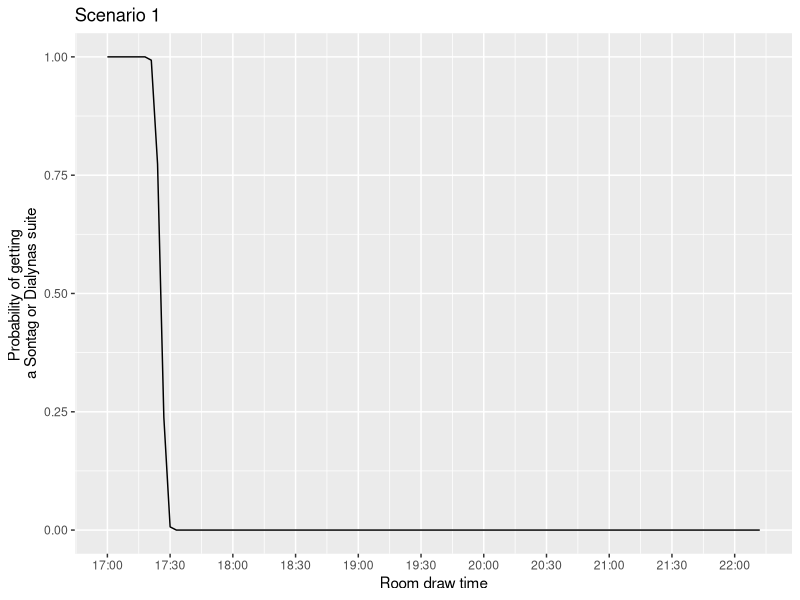
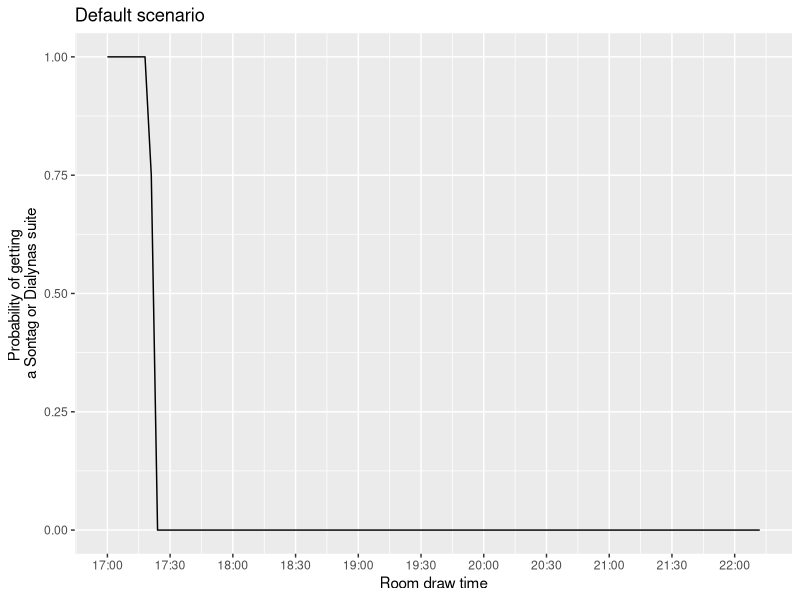

Write the R code that produced these figures, in order.
## ---- chunk 1
#| echo: true
#| code-fold: true
#| code-summary: "Code"
library(tidyverse)
library(hms)
library(scales)

# Create times every 3 minutes, accounting for the 15-minute administrative breaks every hour. 

hour1 <- as_hms(as_hms("17:00:00") + hms(minutes = 3 * (0:19)))
hour2 <- as_hms(as_hms("18:15:00") + hms(minutes = 3 * (0:19)))
hour3 <- as_hms(as_hms("19:30:00") + hms(minutes = 3 * (0:19)))
hour4 <- as_hms(as_hms("20:45:00") + hms(minutes = 3 * (0:19)))
hour5 <- as_hms(as_hms("22:00:00") + hms(minutes = 3 * (0:4)))

# Aggregate all the times into a single column
times <- c(hour1, hour2, hour3, hour4, hour5)

# Account for the 4 students assigned to each individual time
all_times <- c(rep.int(times, 4))

# Assign an order to the times
time_numbers <- data.frame(time = c(sort(all_times)), number = c(1:340))

# Create a function for a single draw
single_draw <- function() {
    decline = sample(0:5, 1)
    pull_up = sample(0:5, 1)
    
    time_numbers |>
    mutate(sontag = ifelse(number <= 31 + decline + pull_up, TRUE, FALSE)) |>
    group_by(time) |>
    summarize(prob = mean(sontag))
}

# Map the function. This runs our single_draw function 1,000 times and randomly selects a number of students who decline and a number of students who were pulled up each time. The final dataframe will provide the probabilities of being able to select a Sontag or Dialynas suite for each room draw time. 
simulation <- map(1:1000, \(x) single_draw()) |>
    list_rbind () |>
    group_by(time) |>
    summarize(prob = mean(prob)) 

## ---- chunk 2
# Visualize probabilities
ggplot(data = simulation, aes(x = time, y = prob)) +
    geom_line() +
    scale_x_time(
        breaks = breaks_width(1800),
        labels = label_time("%H:%M")
    ) +
    labs(
        title = "Scenario 1",
        x = "Room draw time",
        y = "Probability of getting \na Sontag or Dialynas suite"
    )
## ---- chunk 3
single_draw <- function() {
    decline = sample(0:0, 1)
    pull_up = sample(0:0, 1)

    time_numbers |>
    mutate(sontag = ifelse(number <= 31 + decline + pull_up, TRUE, FALSE)) |>
    group_by(time) |>
    summarize(prob = mean(sontag))
}

# Map the function 
simulation <- map(1:10, \(x) single_draw()) |>
    list_rbind () |>
    group_by(time) |>
    summarize(prob = mean(prob)) 

# Visualize probabilities
ggplot(data = simulation, aes(x = time, y = prob)) +
    geom_line() +
    scale_x_time(
        breaks = breaks_width(1800),
        labels = label_time("%H:%M")
    ) +
    labs(
        title = "Default scenario",
        x = "Room draw time",
        y = "Probability of getting \na Sontag or Dialynas suite"
    )
